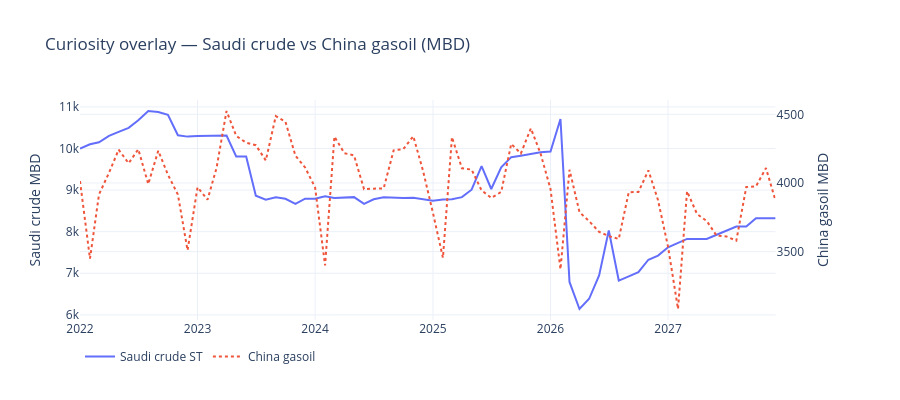

The notebook cell saved with this chart:
### Markdown cell above
## Side-by-side curiosity: Saudi crude vs China gasoil

Different concepts (producer crude vs product demand). Only for visual scale — no freight claim.

### Code cell
gas = chn.loc[chn["PRODUCT_NAME"] == "Gasoil/Diesel", ["Date", "VALUE", "DATA_QUALITY_NAME"]].rename(
    columns={"VALUE": "china_gasoil_mbd"}
)
merged = saudi_tot.merge(gas, on="Date", how="inner")

fig = make_subplots(specs=[[{"secondary_y": True}]])
fig.add_trace(
    go.Scatter(x=merged["Date"], y=merged["crude_mbd"], name="Saudi crude ST"),
    secondary_y=False,
)
fig.add_trace(
    go.Scatter(
        x=merged["Date"], y=merged["china_gasoil_mbd"], name="China gasoil",
        line=dict(dash="dot"),
    ),
    secondary_y=True,
)
fig.update_layout(
    title="Curiosity overlay — Saudi crude vs China gasoil (MBD)",
    template="plotly_white", height=400, legend=dict(orientation="h"),
)
fig.update_yaxes(title_text="Saudi crude MBD", secondary_y=False)
fig.update_yaxes(title_text="China gasoil MBD", secondary_y=True)
fig.show()
display(Markdown(
    f"Overlap months: **{len(merged)}**. "
    f"China series quality in overlap: {merged['DATA_QUALITY_NAME'].value_counts().to_dict()}."
))
